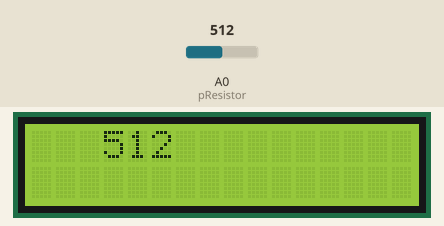
Simulated run of this sketch. Board: Arduino Uno, built with avr-gcc and run on an emulated ATmega328P. Shown: 16×2 character LCD. The inputs (shaded band) are chosen by the test bench; at power-on: A0 (pResistor) = 512. What the sketch prints to the serial monitor is not drawn.

Above: at 1.2 s.
1.3 s: A0 (pResistor) set to 716
At 3.2 s:
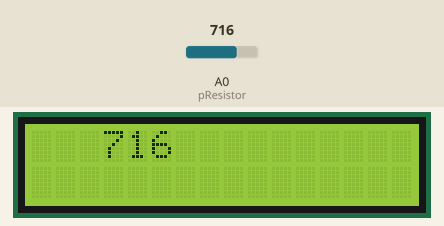
3.5 s: A0 (pResistor) set to 900
At 5.0 s:
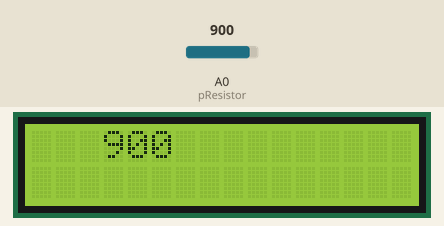
5.5 s: A0 (pResistor) set to 1023
At 6.7 s:
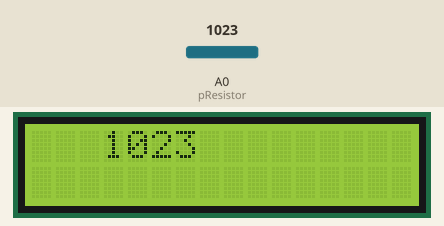
Timing chart, 0 to 8.5 s (numbered marks = the images above; inputs shaded):
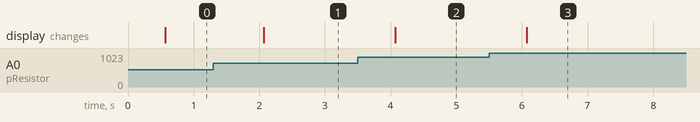

The sketch:

ldr_lcd.ino
```cpp
#include <LiquidCrystal.h>

LiquidCrystal lcd(12, 11, 5, 4, 3, 2);

int pResistor = 0;

int value;

void setup() {
  pinMode(pResistor, INPUT);

  lcd.begin(16, 2);

  lcd.setCursor(0, 0);

  lcd.print("");

  lcd.setCursor(0,1);

  lcd.print("");

}

void loop() {
  Serial.begin(9600);

  value = analogRead(pResistor);
  Serial.println(value);
  delay(500);

  lcd.setCursor(3, 0);
  lcd.print(value);
}
```

Measured:
- after the input at 1.3 s, the display: changes after 0.77 s (image 1)
- after the input at 3.5 s, the display: changes after 0.57 s (image 2)
- after the input at 5.5 s, the display: changes after 0.57 s (image 3)
